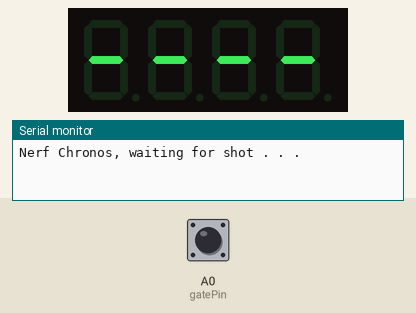
The sketch below on a simulated Arduino Uno, built with avr-gcc and run on an emulated ATmega328P. Shown: 4-digit seven-segment display, the last lines printed to the serial monitor. The inputs (shaded band) are chosen by the test bench; at power-on: A0 (gatePin) HIGH.

Above: at 1.2 s.
1.3 s: A0 (gatePin) pulled LOW for 0.15 s
At 2.8 s:
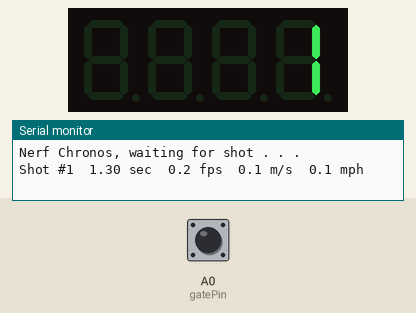
3.5 s: A0 (gatePin) pulled LOW for 1 s
At 4.8 s:
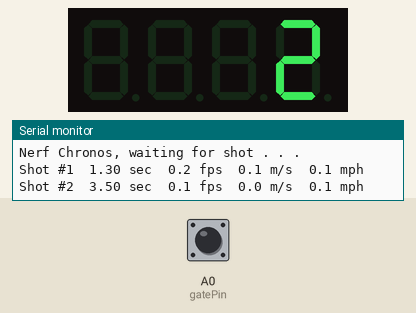
6.0 s: A0 (gatePin) pulled LOW for 0.15 s
At 6.5 s:
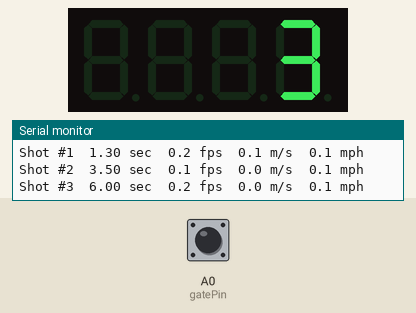
8.5 s: A0 (gatePin) pulled LOW for 1 s
At 9.8 s:
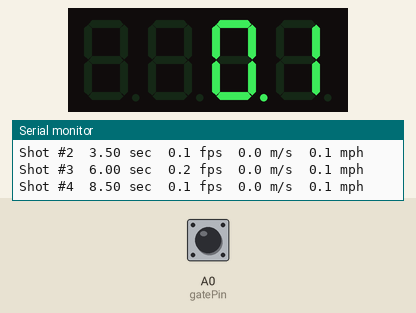
Timing chart, 0 to 11.5 s (numbered marks = the images above; inputs shaded):
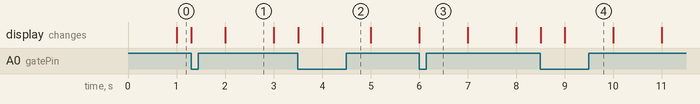

The sketch:

Nerf_MuzzleFlashInstructable.ino
```cpp
/*
Photo transistor connected to A0 with external 10K ohm pull-up
*/

#include <Wire.h> // Enable this line if using Arduino Uno, Mega, etc.
#include <Adafruit_GFX.h>
#include "Adafruit_LEDBackpack.h"

Adafruit_7segment matrix = Adafruit_7segment();

int gatePin = A0;             // must be pin A0 to A5 for interrupt PCINT1_vect signal
int strobePin = 9;            // should be a PWM pin if you want to control brightness
int buttonPin = 7;            // must be D7 for hardware interrupt
volatile int shot_count = 0;
volatile long time1_us = 0;   // dart enters gate
volatile long time2_us = 0;   // dart exits gate
long interval_us;             // flight time between entrance and exit
float dartLength_mm = 72;     // mm
float speed_fps = 0;          // feet per second
float speed_mps = 0;          // meters per second
float speed_mph = 0;          // miles per hour
volatile bool flag = false;   // dart exits gate
long flash_time_ms = 100;     // length of time in ms of flash


void pciSetup(byte pin){
  // https://playground.arduino.cc/Main/PinChangeInterrupt/
  *digitalPinToPCMSK(pin) |= bit (digitalPinToPCMSKbit(pin));  // enable pin
  PCIFR  |= bit (digitalPinToPCICRbit(pin)); // clear any outstanding interrupt
  PCICR  |= bit (digitalPinToPCICRbit(pin)); // enable interrupt for the group
}


void setup() {
  // pin setup
  pinMode(gatePin, INPUT_PULLUP);  // should have external pull-up or use INPUT_PULLUP
  pciSetup(gatePin);
  pinMode(buttonPin, INPUT_PULLUP);  // should have external pull-up or use INPUT_PULLUP
  attachInterrupt(digitalPinToInterrupt(buttonPin), button_interrupt, FALLING);
  pinMode(strobePin, OUTPUT);

  matrix.begin(0x70);
  matrix.setBrightness(10); // Sets the display brightness with a value between 0 and 15

  // Open serial coms to console
  Serial.begin(9600);
  Serial.println("Nerf Chronos, waiting for shot . . .");  // Doesn't show up on 32U4 boards
}


void button_interrupt(){  // button press (falling edge)
  if (!digitalRead(buttonPin)){
    shot_count = 0;
    speed_fps = 0;
  }
}


ISR (PCINT1_vect) {  // handle pin change interrupt for A0 to A5 here
  if (digitalRead(gatePin)) { // HIGH if dart present
    time1_us = micros();
  }
  else {                        // LOW when dart exits
    time2_us = micros();
    flag = true;
  }
}


void loop() {
  if (flag){ // dart has exited gate
    digitalWrite(strobePin, HIGH);
    shot_count += 1;
    interval_us = time2_us - time1_us;
    speed_fps = dartLength_mm / interval_us / 25.4 / 12 * 1E+6;               // feet per second
    speed_mps = dartLength_mm / interval_us / 1000 * 1E+6;                    // meter per second
    speed_mph = dartLength_mm / interval_us / 25.4 / 12 * 1E+6 / 5280 * 3600; // miles per hour

    Serial.print("Shot #");
    Serial.print(shot_count);
    Serial.print("  ");
    Serial.print(millis()/1000.0, 2);
    Serial.print(" sec  ");
    Serial.print(speed_fps, 1);
    Serial.print(" fps  ");
    Serial.print(speed_mps, 1);
    Serial.print(" m/s  ");
    Serial.print(speed_mph, 1);
    Serial.println(" mph  ");

    flag = false; // reset gate
  }

  // flash dashes until first shot, then alternate between speed and shot count
  if ((millis() / 1000 ) % 2){ // modulo operation to find if second is odd (true) or even (false)
    if(speed_fps ==0){  // need to write directly to segments to get dash
      matrix.writeDigitRaw(0, B1000000);
      matrix.writeDigitRaw(1, B1000000);
      matrix.writeDigitRaw(3, B1000000);
      matrix.writeDigitRaw(4, B1000000);
    }
    else{ // pick units of measure to display, comment out others
      matrix.print(speed_fps, 1);
      //matrix.print(speed_mps, 1);
      //matrix.print(speed_mph, 1);
    }
  }
  else{                    // even seconds
    if(speed_fps == 0){
      matrix.clear();      // clear dashes
    }
    else{
      matrix.print(shot_count);
    }
  }
  matrix.writeDisplay();

  if ((micros() - time2_us) > flash_time_ms * 1000){  // turn off stobe
    digitalWrite(strobePin, LOW);
  }
}
```

Measured:
- after the input at 1.3 s, the display: first changes at once (image 1 shows a later state)
- after the input at 3.5 s, the display: first changes at once (image 2 shows a later state)
- after the input at 6.0 s, the display: changes at once (image 3)
- after the input at 8.5 s, the display: first changes at once (image 4 shows a later state)
- what the display in image 1 shows lasts 1.0 s, from 2.0 s to 3.0 s
